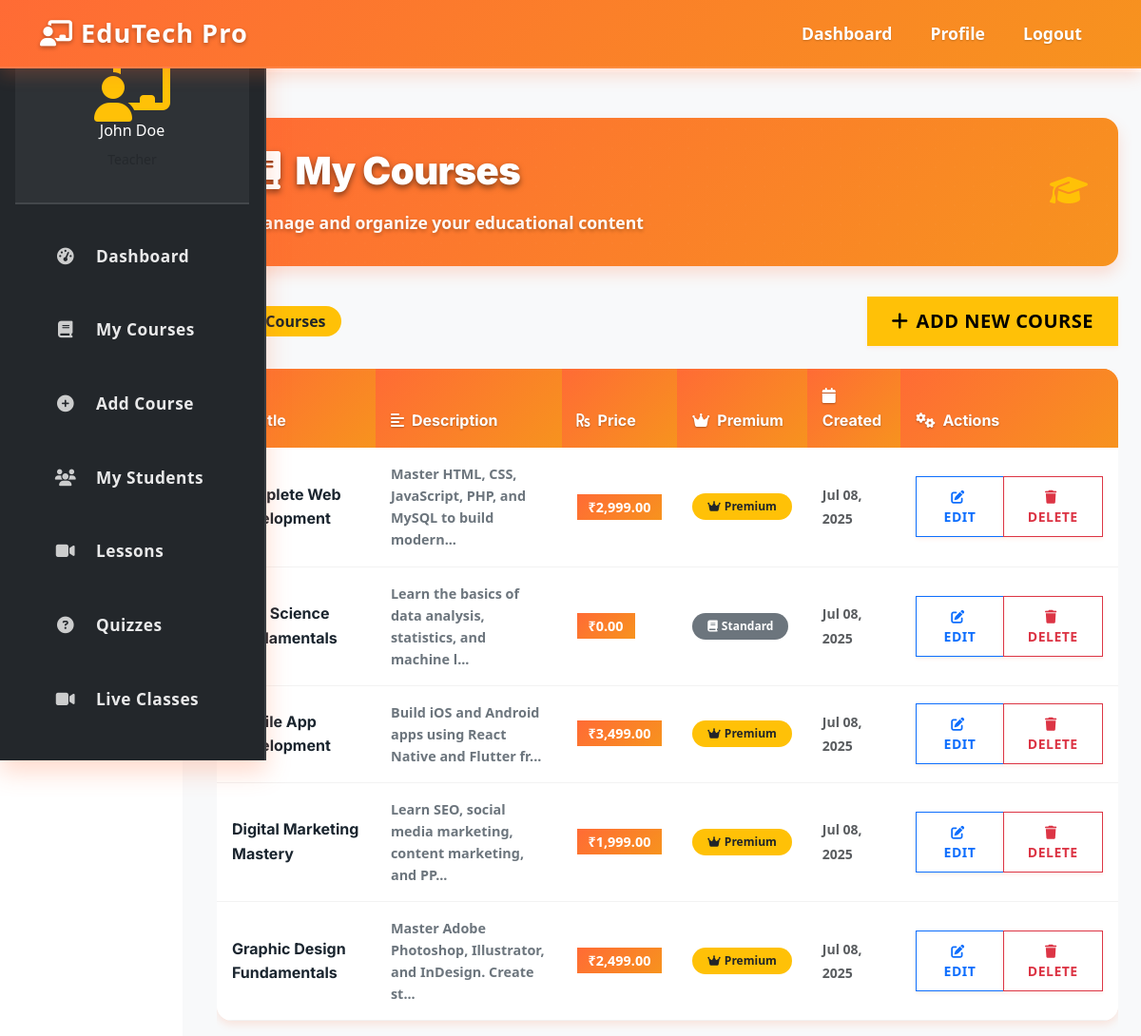
Screenshot of /teacher/courses.php (signed in) with the database file from the repository.
### tables this page shows
CREATE TABLE IF NOT EXISTS `users` (
    `id` INT AUTO_INCREMENT PRIMARY KEY,
    `google_id` VARCHAR(255) UNIQUE,
    `username` VARCHAR(50) UNIQUE,
    `email` VARCHAR(100) UNIQUE NOT NULL,
    `password` VARCHAR(255),
    `full_name` VARCHAR(100) NOT NULL,
    `role` ENUM('admin', 'teacher', 'student') NOT NULL,
    `profile_image` VARCHAR(255),
    `phone` VARCHAR(20),
    `address` TEXT,
    `status` ENUM('active', 'inactive', 'pending') DEFAULT 'active',
    `created_at` TIMESTAMP DEFAULT CURRENT_TIMESTAMP,
    `updated_at` TIMESTAMP DEFAULT CURRENT_TIMESTAMP ON UPDATE CURRENT_TIMESTAMP
);

CREATE TABLE IF NOT EXISTS `courses` (
    `id` INT AUTO_INCREMENT PRIMARY KEY,
    `title` VARCHAR(200) NOT NULL,
    `description` TEXT,
    `instructor_id` INT,
    `category` VARCHAR(100),
    `level` ENUM('beginner', 'intermediate', 'advanced') DEFAULT 'beginner',
    `price` DECIMAL(10,2) DEFAULT 0.00,
    `is_premium` BOOLEAN DEFAULT FALSE,
    `thumbnail` VARCHAR(255),
    `duration` INT DEFAULT 0,
    `total_lessons` INT DEFAULT 0,
    `total_students` INT DEFAULT 0,
    `rating` DECIMAL(3,2) DEFAULT 0.00,
    `status` ENUM('draft', 'published', 'archived') DEFAULT 'draft',
    `created_at` TIMESTAMP DEFAULT CURRENT_TIMESTAMP,
    `updated_at` TIMESTAMP DEFAULT CURRENT_TIMESTAMP ON UPDATE CURRENT_TIMESTAMP,
    FOREIGN KEY (`instructor_id`) REFERENCES `users`(`id`) ON DELETE SET NULL
);

### teacher/courses.php (the view, shortened to what this page needs)
<?php
require_once '../config/database.php';
$teacher_id = $_SESSION['teacher_id'];
$stmt = $pdo->prepare("SELECT * FROM users WHERE id = ?");
$stmt->execute([$teacher_id]);
$teacher = $stmt->fetch();
$stmt = $pdo->prepare('SELECT * FROM courses WHERE instructor_id = ? ORDER BY created_at DESC');
$stmt->execute([$teacher_id]);
$courses = $stmt->fetchAll();
?>
<!DOCTYPE html>
<html lang="en">
<head>
    <link href="https://cdn.jsdelivr.net/npm/bootstrap@5.3.0/dist/css/bootstrap.min.css" rel="stylesheet">
    <link href="https://cdnjs.cloudflare.com/ajax/libs/font-awesome/6.4.0/css/all.min.css" rel="stylesheet">
    <link href="../assets/css/style.css" rel="stylesheet">
    <link href="../assets/css/teacher-dashboard.css" rel="stylesheet">
</head>
<body>
    <nav class="navbar navbar-expand-lg navbar-dark bg-warning fixed-top">
        <div class="container">
            <a class="navbar-brand fw-bold" href="dashboard.php">
                <i class="fas fa-chalkboard-teacher me-2"></i>EduTech Pro
            </a>
            <div class="collapse navbar-collapse" id="navbarNav">
                <ul class="navbar-nav ms-auto">
                    <li class="nav-item">
                        <a class="nav-link" href="dashboard.php">Dashboard</a>
                    </li>
                    <li class="nav-item">
                        <a class="nav-link" href="profile.php">Profile</a>
                    </li>
                    <li class="nav-item">
                        <a class="nav-link" href="logout.php">Logout</a>
                    </li>
                </ul>
            </div>
        </div>
    </nav>
    <div class="row">
        <nav class="col-md-3 col-lg-2 d-md-block sidebar collapse">
            <div class="position-sticky">
                <div class="text-center mb-4">
                    <div>
                        <i class="fas fa-chalkboard-teacher fa-4x text-warning"></i>
                    </div>
                    <h6 class="text-white"><?php echo htmlspecialchars($teacher['full_name']); ?></h6>
                    <small class="text-muted">Teacher</small>
                </div>
                <ul class="nav flex-column">
                    <li class="nav-item">
                        <a class="nav-link" href="dashboard.php">
                            <i class="fas fa-tachometer-alt me-2"></i>
                            Dashboard
                        </a>
                    </li>
                    <li class="nav-item">
                        <a class="nav-link" href="courses.php">
                            <i class="fas fa-book me-2"></i>
                            My Courses
                        </a>
                    </li>
                    <li class="nav-item">
                        <a class="nav-link" href="create_course.php">
                            <i class="fas fa-plus-circle me-2"></i>
                            Add Course
                        </a>
                    </li>
                    <li class="nav-item">
                        <a class="nav-link" href="students.php">
                            <i class="fas fa-users me-2"></i>
                            My Students
                        </a>
                    </li>
                    <li class="nav-item">
                        <a class="nav-link" href="lessons_coming_soon.php">
                            <i class="fas fa-video me-2"></i>
                            Lessons <span class="badge bg-secondary ms-2"></span>
                        </a>
                    </li>
                    <li class="nav-item">
                        <a class="nav-link" href="quizzes_coming_soon.php">
                            <i class="fas fa-question-circle me-2"></i>
                            Quizzes <span class="badge bg-secondary ms-2"></span>
                        </a>
                    </li>
                    <li class="nav-item">
                        <a class="nav-link" href="live_classes_coming_soon.php">
                            <i class="fas fa-video me-2"></i>
                            Live Classes <span class="badge bg-secondary ms-2"></span>
                        </a>
                    </li>
                    <li class="nav-item">
                        <a class="nav-link" href="attendance.php">
                        </a>
                    </li>
                </ul>
            </div>
        </nav>
        <main class="col-md-9 ms-sm-auto col-lg-10 px-md-4 dashboard-main-content">
            <div class="container-fluid pt-5">
                <div class="page-header">
                    <div class="row align-items-center">
                        <div class="col-md-8">
                            <h1><i class="fas fa-book me-3"></i>My Courses</h1>
                            <p class="mb-0">Manage and organize your educational content</p>
                        </div>
                        <div class="col-md-4 text-md-end">
                            <div class="teacher-stat-card">
                                <i class="fas fa-graduation-cap fa-2x text-warning"></i>
                            </div>
                        </div>
                    </div>
                </div>
                <div class="d-flex justify-content-between align-items-center mb-4">
                    <div class="course-stats">
                        <span class="badge bg-warning text-dark fs-6 px-3 py-2">
                            <i class="fas fa-book me-2"></i><?php echo count($courses); ?> Courses
                        </span>
                    </div>
                    <a href="create_course.php" class="btn btn-warning btn-lg fw-bold teacher-btn">
                        <i class="fas fa-plus me-2"></i>Add New Course
                    </a>
                </div>
                <div class="teacher-content-card">
                    <?php if (empty($courses)): ?>
                        <div class="text-center py-5">
                            <div class="empty-state">
                                <i class="fas fa-book-open fa-4x text-muted mb-4"></i>
                                <h3 class="text-muted mb-3">No Courses Yet</h3>
                                <p class="text-muted mb-4">Start creating your first course to share your knowledge with students</p>
                                <a href="create_course.php" class="btn btn-warning btn-lg teacher-btn">
                                    <i class="fas fa-plus me-2"></i>Create Your First Course
                                </a>
                            </div>
                        </div>
                    <?php else: ?>
                        <div class="table-responsive">
                            <table class="table table-hover teacher-table">
                                <thead class="table-warning">
                                    <tr>
                                        <th><i class="fas fa-book me-2"></i>Title</th>
                                        <th><i class="fas fa-align-left me-2"></i>Description</th>
                                        <th><i class="fas fa-rupee-sign me-2"></i>Price</th>
                                        <th><i class="fas fa-crown me-2"></i>Premium</th>
                                        <th><i class="fas fa-calendar me-2"></i>Created</th>
                                        <th><i class="fas fa-cogs me-2"></i>Actions</th>
                                    </tr>
                                </thead>
                                <tbody>
                                    <?php foreach ($courses as $course): ?>
                                    <tr class="course-row">
                                        <td>
                                            <div class="course-title">
                                                <strong><?php echo htmlspecialchars($course['title']); ?></strong>
                                            </div>
                                        </td>
                                        <td>
                                            <div class="course-description">
                                                <?php echo htmlspecialchars(substr($course['description'], 0, 60)); ?>...
                                            </div>
                                        </td>
                                        <td>
                                            <span class="price-badge">
                                                ₹<?php echo number_format($course['price'], 2); ?>
                                            </span>
                                        </td>
                                        <td>
                                            <?php if ($course['is_premium']): ?>
                                                <span class="badge bg-warning text-dark">
                                                    <i class="fas fa-crown me-1"></i>Premium
                                                </span>
                                            <?php else: ?>
                                                <span class="badge bg-secondary">
                                                    <i class="fas fa-book me-1"></i>Standard
                                                </span>
                                            <?php endif; ?>
                                        </td>
                                        <td>
                                            <small class="text-muted">
                                                <?php echo date('M d, Y', strtotime($course['created_at'])); ?>
                                            </small>
                                        </td>
                                        <td>
                                            <div class="btn-group" role="group">
                                                <a href="create_course.php?id=<?php echo $course['id']; ?>" class="btn btn-sm btn-outline-primary teacher-btn">
                                                    <i class="fas fa-edit me-1"></i>Edit
                                                </a>
                                                <a href="courses.php?delete=<?php echo $course['id']; ?>" class="btn btn-sm btn-outline-danger teacher-btn"
                                                   onclick="return confirm('Are you sure you want to delete this course? This action cannot be undone.');">
                                                    <i class="fas fa-trash me-1"></i>Delete
                                                </a>
                                            </div>
                                        </td>
                                    </tr>
                                    <?php endforeach; ?>
                                </tbody>
                            </table>
                        </div>
                    <?php endif; ?>
                </div>
            </div>
        </main>
    </div>
</body>
</html>

### assets/css/style.css (style rules this page uses)
:root { --primary-color: #0d6efd; --secondary-color: #6c757d; --success-color: #198754; --warning-color: #ffc107; --danger-color: #dc3545; --light-color: #f8f9fa; --dark-color: #212529; }
* { margin: 0; padding: 0; box-sizing: border-box; }
body { font-family: 'Segoe UI', Tahoma, Geneva, Verdana, sans-serif; line-height: 1.6; color: var(--dark-color); padding-top: 76px; }
.btn { border-radius: 25px; padding: 10px 25px; font-weight: 600; transition: all 0.3s ease; }
.navbar { background: linear-gradient(90deg, #0d6efd 60%, #0056b3 100%) !important; box-shadow: 0 2px 10px rgba(0,0,0,0.08); }
.navbar .navbar-brand { font-weight: 700; font-size: 1.7rem; color: #fff !important; letter-spacing: 1px; }
.navbar .nav-link, .navbar .dropdown-toggle { color: #fff !important; font-size: 1.1rem; margin-left: 1rem; margin-right: 1rem; transition: color 0.2s; }
body { padding-top: 76px; }
.sidebar { background: #23272b !important; color: #f8f9fa; box-shadow: 2px 0 16px rgba(0,0,0,0.08); border-top: none !important; border-right: 1px solid #222831; margin-top: 0 !important; border-top-left-radius: 0 !important; border-top-right-radius: 0 !important; top: 0; position: sticky; height: 100vh; z-index: 1029; display: flex; flex-direction: column; min-width: 220px; padding: 2rem 1rem 1rem 1rem; }
.sidebar .text-center { margin-top: 0 !important; margin-bottom: 2rem !important; }
.sidebar .nav-link { color: #f8f9fa !important; background: transparent; padding: 0.75rem 1.25rem; border-radius: 8px; margin-bottom: 0.5rem; font-size: 1.08rem; font-weight: 500; letter-spacing: 0.5px; transition: background 0.2s, color 0.2s, box-shadow 0.2s; display: flex; align-items: center; gap: 0.75rem; }
.sidebar .nav-link i { font-size: 1.2rem; opacity: 0.85; }
.table { border-radius: 10px; overflow: hidden; box-shadow: 0 5px 15px rgba(0,0,0,0.1); }
.table thead { background: var(--primary-color); color: white; }
.badge { padding: 0.5rem 1rem; border-radius: 20px; font-weight: 600; }
.container-fluid, .row, main { margin-top: 0 !important; }
.dashboard-main-content { margin-top: 0 !important; }
.sidebar .text-center { margin-top: 0 !important; margin-bottom: 1rem !important; }

### rows the page displays
users: full_name "John Doe"
courses: title "Complete Web Development", description "Master HTML, CSS, JavaScript, PHP, and MySQL to build modern", price "2,999.00", is_premium 1 (drawn), created_at "Jul 08, 2025"
courses: title "Data Science Fundamentals", description "Learn the basics of data analysis, statistics, and machine l", price "0.00", is_premium 0 (drawn), created_at "Jul 08, 2025"
courses: title "Mobile App Development", description "Build iOS and Android apps using React Native and Flutter fr", price "3,499.00", is_premium 1 (drawn), created_at "Jul 08, 2025"
courses: title "Digital Marketing Mastery", description "Learn SEO, social media marketing, content marketing, and PP", price "1,999.00", is_premium 1 (drawn), created_at "Jul 08, 2025"
courses: title "Graphic Design Fundamentals", description "Master Adobe Photoshop, Illustrator, and InDesign. Create st", price "2,499.00", is_premium 1 (drawn), created_at "Jul 08, 2025"
